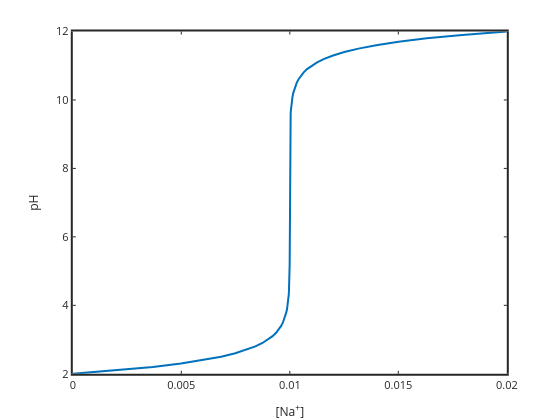

Notebook code for this chart:
### Markdown cell above
# Strong-Strong Titrations and Buffering

If you start with 0.01 M hydrochloric acid the initial pH will be 2 (-log(0.01)=2).  As you add strong base the pH will increase.  Neutralizing the acid in this way is called titration.  At any point during the titration the charge balance must be satisfied ...

$[\mathrm{H}^+]+[\mathrm{Na}^+]=[\mathrm{OH}^-]+[\mathrm{Cl}^-]$

Using K$_w$ we can write this in terms of H+ and $\mathrm{Cl_T}$

$[\mathrm{H}^+]+[\mathrm{Na}^+]=\dfrac{K_w}{[\mathrm{H}^+]}+\mathrm{Cl_T}$

We can assume that the concentration of the added base is high enough that we can ignore dilution so $[\mathrm{Cl}^-]$ = $\mathrm{Cl_T}$= 0.01 M, for the entire titration (if we knew the volumes we could calculate the exact concentration of this strong acid anion, but I am trying to keep the calculations simple and illustrate the principles of titration and buffering, and electroneutrality).  

So with total chloride known we have just two variables, the sodium concentration and the proton concentration.  If we set one variable we have one equation and one unknown and we can solve it.  To make a graph of the pH versus added sodium it is actually easier to fix pH ($[\mathrm{H}^+]$) and solve for $[\mathrm{Na}^+]$. So by rearranging the electroneutrality we can write 

$[\mathrm{Na}^+]=\dfrac{K_w}{[\mathrm{H}^+]}+[\mathrm{Cl}^-]-[\mathrm{H}^+]$

In the code below we'll do this calculation and plot the titration curve

### Code cell
Kw=1e-14; pH=2:0.1:12; H=10.^-pH; OH=Kw./H; ClT=0.01;
Na=OH+ClT-H;
plot(Na,pH,'linewidth',2); xlabel('[Na^+]'); ylabel('pH')
set(gca,'fontsize',11,'linewidth',2)
title('HCl titrated with NaOH')

### Figure 1 — Plotly figure (JSON) as saved in the notebook; plotly's stock layout.template omitted (floating-point values rounded to 4 significant figures)
{"data": [{"line": {"color": "rgb(0,113,188)", "dash": "solid", "width": 2}, "marker": {"color": "rgb(0,113,188)", "line": {"color": "rgb(0,113,188)"}, "size": 6, "symbol": "none"}, "mode": "lines", "name": "", "showlegend": false, "type": "scatter", "visibility": true, "x": [1e-12, 0.002057, 0.00369, 0.004988, 0.006019, 0.006838, 0.007488, 0.008005, 0.008415, 0.008741, 0.009, 0.009206, 0.009369, 0.009499, 0.009602, 0.009684, 0.009749, 0.0098, 0.009842, 0.009874, 0.0099, 0.009921, 0.009937, 0.00995, 0.00996, 0.009968, 0.009975, 0.00998, 0.009984, 0.009987, 0.00999, 0.009992, 0.009994, 0.009995, 0.009996, 0.009997, 0.009997, 0.009998, 0.009998, 0.009999, 0.009999, 0.009999, 0.009999, 0.01, 0.01, 0.01, 0.01, 0.01, 0.01, 0.01, 0.01, 0.01, 0.01, 0.01, 0.01, 0.01, 0.01, 0.01, 0.01, 0.01, 0.01, 0.01, 0.01, 0.01, 0.01, 0.01, 0.01, 0.01001, 0.01001, 0.01001, 0.01001, 0.01001, 0.01002, 0.01002, 0.01003, 0.01003, 0.01004, 0.01005, 0.01006, 0.01008, 0.0101, 0.01013, 0.01016, 0.0102, 0.01025, 0.01032, 0.0104, 0.0105, 0.01063, 0.01079, 0.011, 0.01126, 0.01158, 0.012, 0.01251, 0.01316, 0.01398, 0.01501, 0.01631, 0.01794, 0.02], "xaxis": "x", "y": [2, 2.1, 2.2, 2.3, 2.4, 2.5, 2.6, 2.7, 2.8, 2.9, 3, 3.1, 3.2, 3.3, 3.4, 3.5, 3.6, 3.7, 3.8, 3.9, 4, 4.1, 4.2, 4.3, 4.4, 4.5, 4.6, 4.7, 4.8, 4.9, 5, 5.1, 5.2, 5.3, 5.4, 5.5, 5.6, 5.7, 5.8, 5.9, 6, 6.1, 6.2, 6.3, 6.4, 6.5, 6.6, 6.7, 6.8, 6.9, 7, 7.1, 7.2, 7.3, 7.4, 7.5, 7.6, 7.7, 7.8, 7.9, 8, 8.1, 8.2, 8.3, 8.4, 8.5, 8.6, 8.7, 8.8, 8.9, 9, 9.1, 9.2, 9.3, 9.4, 9.5, 9.6, 9.7, 9.8, 9.9, 10, 10.1, 10.2, 10.3, 10.4, 10.5, 10.6, 10.7, 10.8, 10.9, 11, 11.1, 11.2, 11.3, 11.4, 11.5, 11.6, 11.7, 11.8, 11.9, 12], "yaxis": "y"}], "layout": {"height": 420, "hovermode": "closest", "margin": {"b": 0, "l": 0, "r": 0, "t": 0}, "plot_bgcolor": "rgba(0,0,0,0)", "showlegend": false, "width": 560, "xaxis": {"anchor": "y", "autorange": false, "domain": [0.13, 0.905], "exponentformat": "none", "gridcolor": "rgba(38,38,38,0.15)", "gridwidth": 2, "linecolor": "rgb(38,38,38)", "linewidth": 2, "mirror": "ticks", "range": [0, 0.02], "showgrid": false, "showline": true, "side": "bottom", "spikedash": "solid", "spikemode": "across", "spikesides": false, "spikethickness": 1, "tickangle": 0, "tickcolor": "rgb(38,38,38)", "tickfont": {"color": "rgb(38,38,38)", "size": 11}, "ticklen": 3, "ticks": "inside", "ticktext": ["0", "0.005", "0.01", "0.015", "0.02"], "tickvals": [0, 0.005, 0.01, 0.015, 0.02], "title": {"font": {"color": "rgb(38,38,38)", "size": 12.1}, "text": "[Na<sup>+</sup>]"}, "type": "linear", "visible": true, "zeroline": false}, "yaxis": {"anchor": "x", "autorange": false, "domain": [0.11, 0.925], "exponentformat": "none", "gridcolor": "rgba(38,38,38,0.15)", "gridwidth": 2, "linecolor": "rgb(38,38,38)", "linewidth": 2, "mirror": "ticks", "range": [2, 12], "showgrid": false, "showline": true, "side": "left", "spikedash": "solid", "spikemode": "across", "spikesides": false, "spikethickness": 1, "tickangle": 0, "tickcolor": "rgb(38,38,38)", "tickfont": {"color": "rgb(38,38,38)", "size": 11}, "ticklen": 3, "ticks": "inside", "ticktext": ["2", "4", "6", "8", "10", "12"], "tickvals": [2, 4, 6, 8, 10, 12], "title": {"font": {"color": "rgb(38,38,38)", "size": 12.1}, "text": "pH"}, "type": "linear", "visible": true, "zeroline": false}}}
